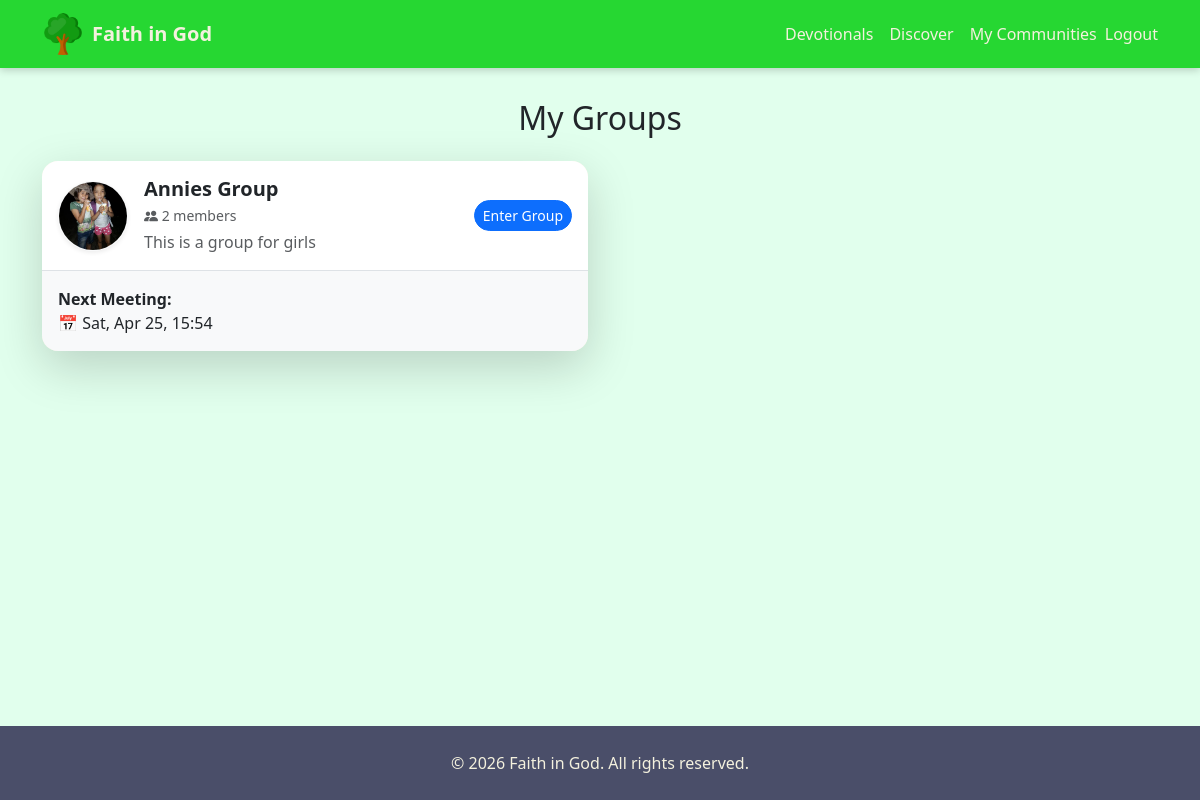
Page /groups/my/ (signed in) on the committed database.
### engagement/models.py (models this page shows, shortened)
class Group(models.Model):
    GROUP_TYPES = [
        ("small", "Small Group"),
    ]
    name = models.CharField(max_length=200)
    description = models.TextField(blank=True)
    leader = models.ForeignKey(
        User, on_delete=models.SET_NULL, null=True, related_name="led_groups"
    )
    group_type = models.CharField(
        max_length=20, choices=GROUP_TYPES, default="small"
    )
    created_at = models.DateTimeField(auto_now_add=True)
    is_active = models.BooleanField(default=True)
    image = models.ImageField(
        upload_to="groups/",
        blank=True,
        null=True,
        validators=[validate_file_size]
    )
    def next_meeting(self):
        return self.meetings.filter(
            start_time__gte=timezone.now()
        ).order_by('start_time').first()
    class Meta:
        verbose_name = "Church Group"
        verbose_name_plural = "Church Groups"

class Meeting(models.Model):
    group = models.ForeignKey(Group, on_delete=models.CASCADE, related_name="meetings")
    title = models.CharField(max_length=255)
    start_time = models.DateTimeField()
    end_time = models.DateTimeField(blank=True, null=True)
    location = models.CharField(max_length=255, blank=True)
    description = models.TextField(blank=True)
    created_at = models.DateTimeField(auto_now_add=True)
    class Meta:
        ordering = ["start_time"]

### engagement/views.py (the view)
# urls.py: path("my/", views.my_groups, name="my_groups"),
@login_required
def my_groups(request):
    memberships = GroupMember.objects.filter(
        user=request.user,
        is_active=True
    ).select_related("group", "group__leader")
    groups = [m.group for m in memberships]
    for group in groups:
        group.member_count = group.members.filter(is_active=True).count()
    return render(request, "engagement/my_groups.html", {"groups": groups})

### content/context_processors.py (called while the page is built)
def global_updates(request):
    updates = Update.objects.filter(is_published=True).order_by("-created_at")
    return {"global_updates": updates}

### engagement/context_processors.py (called while the page is built)
def next_meeting(request):
    if not request.user.is_authenticated:
        return {}
    meeting = Meeting.objects.filter(
        group__members__user=request.user,
        group__members__is_active=True,
        start_time__gte=timezone.now()
    ).order_by("start_time").first()
    return {
        "next_group_meeting": meeting
    }

def user_groups(request):
    if request.user.is_authenticated:
        groups = GroupMember.objects.filter(
            user=request.user,
            is_active=True
        ).select_related("group")
        return {"user_groups": [gm.group for gm in groups]}
    return {}

def pending_invitations(request):
    if request.user.is_authenticated:
        invites = GroupInvitation.objects.filter(
            invited_user=request.user,
            accepted=False
        ).select_related("group")
        return {
            "pending_invites": invites,
            "pending_invites_count": invites.count()
        }
    return {}

### engagement/templates/engagement/my_groups.html (shortened to what this page needs)
{% extends "base.html" %}
{% load static %}
{% block content %}
<h2 class="mb-4 text-center">My Groups</h2>
<div class="row">
    {% for group in groups %}
    <div class="col-md-6 mb-4">
        <div class="card shadow-lg border-0 rounded-4 overflow-hidden"
             style="border-left: 5px solid #0d6efd;">
            <div class="d-flex align-items-center p-3 bg-white">
                {% if group.image %}
                <img src="{{ group.image.url }}"
                     class="rounded-circle me-3 border border-light shadow-sm"
                     width="70"
                     height="70"
                     style="object-fit: cover;">
                {% endif %}
                <div class="flex-grow-1">
                    <h5 class="mb-1 fw-bold">{{ group.name }}</h5>
                    <small class="text-muted d-block mb-1">
                        <i class="bi bi-people-fill"></i>
                        {{ group.member_count }} members
                    </small>
                    <p class="text-muted mb-0">
                        {{ group.description|truncatewords:15 }}
                    </p>
                </div>
                <a href="{% url 'engagement:group_detail' group.id %}"
                   class="btn btn-primary btn-sm rounded-pill ms-2">
                    Enter Group
                </a>
            </div>
            {% if group.next_meeting %}
            <div class="card-body bg-light border-top">
                <strong>Next Meeting:</strong><br>
                📅 {{ group.next_meeting.start_time|date:"D, M j, H:i" }}
            </div>
            {% endif %}
        </div>
    </div>
    {% empty %}
    <p class="text-center text-muted">
        You have not joined any groups yet.
    </p>
    {% endfor %}
</div>
{% endblock %}

### templates/base.html (style rules this page uses)
html, body { height: 100%; }
body { padding-top: 75px; background-color: #e1ffed; font-family: 'Segoe UI', sans-serif; display: flex; flex-direction: column; min-height: 100vh; }
.card { background-color: #F4F1DE; border-radius: 12px; box-shadow: 0 4px 12px rgba(0,0,0,0.1); }

### rows in the picture
Group: image (picture), name "Annies Group", member_count "2", description "This is a group for girls", next_meeting.start_time "Sat, Apr 25, 15:54"
